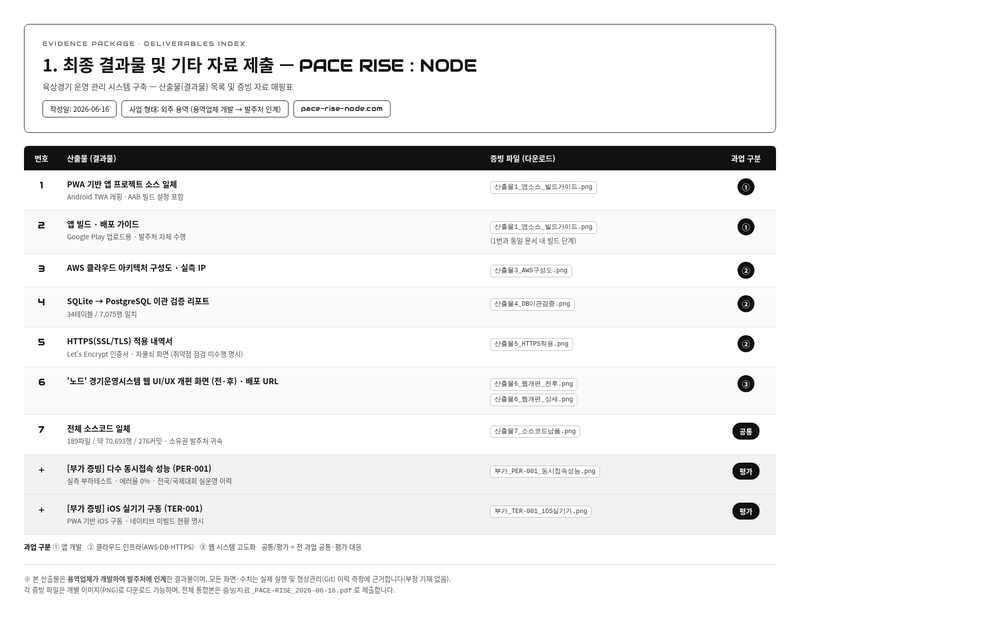
#> input picture evidence/00_deliverables_index.png, 1000 x 620 px, shrunk from 2000 x 1241 before the run
$ python fit_landscape.py ../evidence/00_deliverables_index.png ../evidence/00_deliverables_index.png 1.0
#> lines starting #> are read from the running program, lines starting #| are printed output that depends on the picture
#!/usr/bin/env python3
"""증빙 이미지를 양식 칸(가로 ratio:1)에 맞게 흰 배경 레터박스 처리."""
import sys
from PIL import Image

RATIO = 1.4  # width / height (양식 칸 비율)
PAD = 0.035  # 내부 여백 비율

def fit(src, dst, ratio=RATIO):
#> called with src = '../evidence/00_deliverables_index.png', dst = '../evidence/00_deliverables_index.png', ratio = 1
    im = Image.open(src).convert('RGB')
#> im is the input picture: PIL image 1000x620 RGB; min 0, max 255, mean 240.4
    w, h = im.size
#> w = 1000; h = 620
    pad = int(min(w, h) * PAD)
#> pad = 21
    cw, ch = w + pad * 2, h + pad * 2
#> cw = 1042; ch = 662
    # 정확히 ratio 비율이 되도록 부족한 쪽을 늘림
    if cw / ch < ratio:
        cw = int(round(ch * ratio))
    else:
        ch = int(round(cw / ratio))
#> ch = 1042
    canvas = Image.new('RGB', (cw, ch), '#ffffff')
#> canvas: PIL image 1042x1042 RGB; every value is 255
    canvas.paste(im, ((cw - w) // 2, (ch - h) // 2))
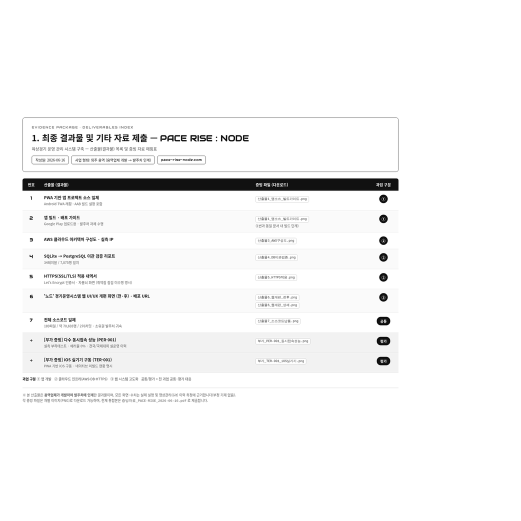
#> canvas: PIL image 1042x1042 RGB (shown at 1/2 size); min 0, max 255, mean 246.7
    canvas.save(dst, 'PNG')
    print(f'fit {dst} {canvas.size} ratio={round(cw/ch,3)}')
#| fit ../evidence/00_deliverables_index.png (1042, 1042) ratio=1.0

if __name__ == '__main__':
    fit(sys.argv[1], sys.argv[2], float(sys.argv[3]) if len(sys.argv) > 3 else RATIO)
